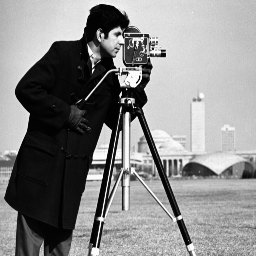
#> input picture figures/cameraman.tif, 256 x 256 px, found by its file name
$ jupyter execute 14_Segmentacao_por_Otsu.ipynb   (shell and % lines are left out)
#> lines starting #> are read from the running program, lines starting #| are printed output that depends on the picture; after the words box and inside, x2 and y2 are one past the last pixel; in counts of white or black regions, pixels touching at a corner belong together
#> further down, f is the input picture: shape (256, 256); min 0, max 251, mean 137.1
# Segmentação por Otsu

Segmentação é a tarefa de separar objetos contidos em uma imagem do fundo da imagem. Existem diversas técnicas de segmentação, mas sem dúvida a limiarização é ainda uma das mais utilizadas, por ser simples e rápida. A dificulade em segmentar um objeto por limiarização é encontrar, de forma automática, o valor de limiar adequado.

O método de Otsu é utilizado para ajudar na escolha automática de limiares para segmentação por limiariazação. O algoritmo assume que a imagem contem 2 classes de pixels (pixels do objeto; pixels do fundo). A partir disso, computa um threshold ótimo para separar essas classes de forma que a variância intra-classe seja mínima e a variância inter-classe seja máxima.

[cell 1]
import matplotlib.pyplot as plt
import matplotlib.image as mpimg
import numpy as np
import sys,os
ea979path = os.path.abspath('../../')
if ea979path not in sys.path:
    sys.path.append(ea979path)
import ea979.src as ia

[cell 2]
def otsu(f):
     n = np.product(np.shape(f))
#> n = 65536
     h = 1.*np.bincount(f.ravel()) / n
#> h = 252 values, max 0.0206 at index 14, min 1.53e-05 at index 0, mean 0.00397
     if len(h) == 1: return 1,1
     x = np.arange(np.product(np.shape(h)))
#> x = 252 values from 0 to 251
     w0 = np.cumsum(h)
#> w0 = 252 values from 1.53e-05 to 1
     w1 = 1 - w0
#> w1 = 252 values, max 1 at index 0, min 0 at index 251, mean 0.544
     eps = 1e-10
     m0 = np.cumsum(x * h) / (w0 + eps)
#> m0 = 252 values from 0 to 137.1
     mt = m0[-1]
#> mt = 137.1
     m1 = (mt - m0[0:-1]*w0[0:-1]) / w1[0:-1]
#> m1 = 251 values from 137.1 to 251
     sB2 = w0[0:-1] * w1[0:-1] * ((m0[0:-1] - m1)**2)
#> sB2 = 251 values, max 6908.9 at index 108, min 0.287 at index 0, mean 4956.5
     t = np.argmax(sB2)
#> t = 108
     v = sB2[t]
#> v = 6908.9
     st2 = sum((x-mt)**2 * h)
#> st2 = 7604.3
     eta = v / st2
#> eta = 0.909
     return t, eta

[cell 3]
f = mpimg.imread('../data/cameraman.tif')

t,c = otsu(f)
#> t = 108; c = 0.909
g = f > t
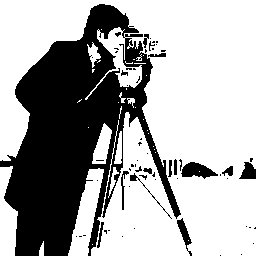
#> g: shape (256, 256) bool; 66.1% white; 62 black regions (48 under 20 px), largest, box (x1, y1, x2, y2) and area: (0, 4, 181, 256) 20651, (181, 162, 218, 179) 373, (239, 162, 256, 179) 196

nbins = 10
h, bin_edges = np.histogram(f)
#> h = [17658, 1757, 1322, 1216, 956, 2499, 5811, 12333, 17007, 4977]; bin_edges = [0, 25.1, 50.2, 75.3, 100.4, 125.5, 150.6, 175.7, 200.8, 225.9, 251]
print(h)
#| [17658  1757  1322  1216   956  2499  5811 12333 17007  4977]
w=255./nbins
bin_centers = bin_edges[1:]-(w/2)
#> bin_centers = [12.35, 37.45, 62.55, 87.65, 112.8, 137.9, 163, 188.1, 213.2, 238.2]


#x = np.zeros(h.size)
#x[t] = h.max()

print('t=',t)
#| t= 108

plt.figure(1,(10,4))
plt.subplot(1,3,1)
plt.imshow(f,cmap='gray')
plt.subplot(1,3,2)
plt.imshow(g,cmap='gray')
plt.subplot(1,3,3)
plt.bar(bin_centers, h, width=w)
plt.title('Historama da imagem')
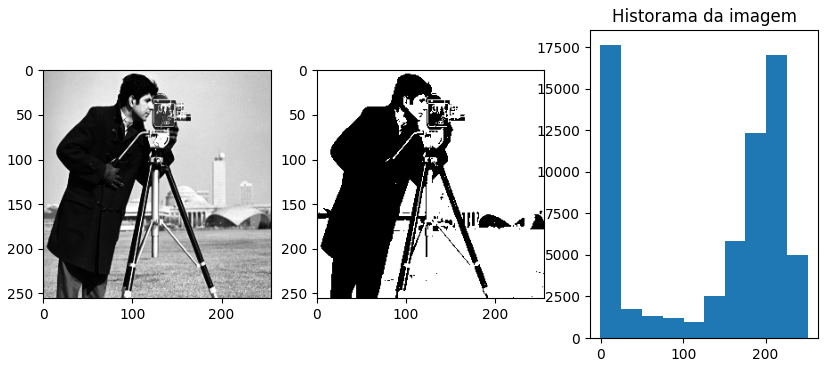
#> figure drawn by matplotlib, 3 panels; panel 3: tallest bar 17658 high, from x = -0.4 to 25.1
